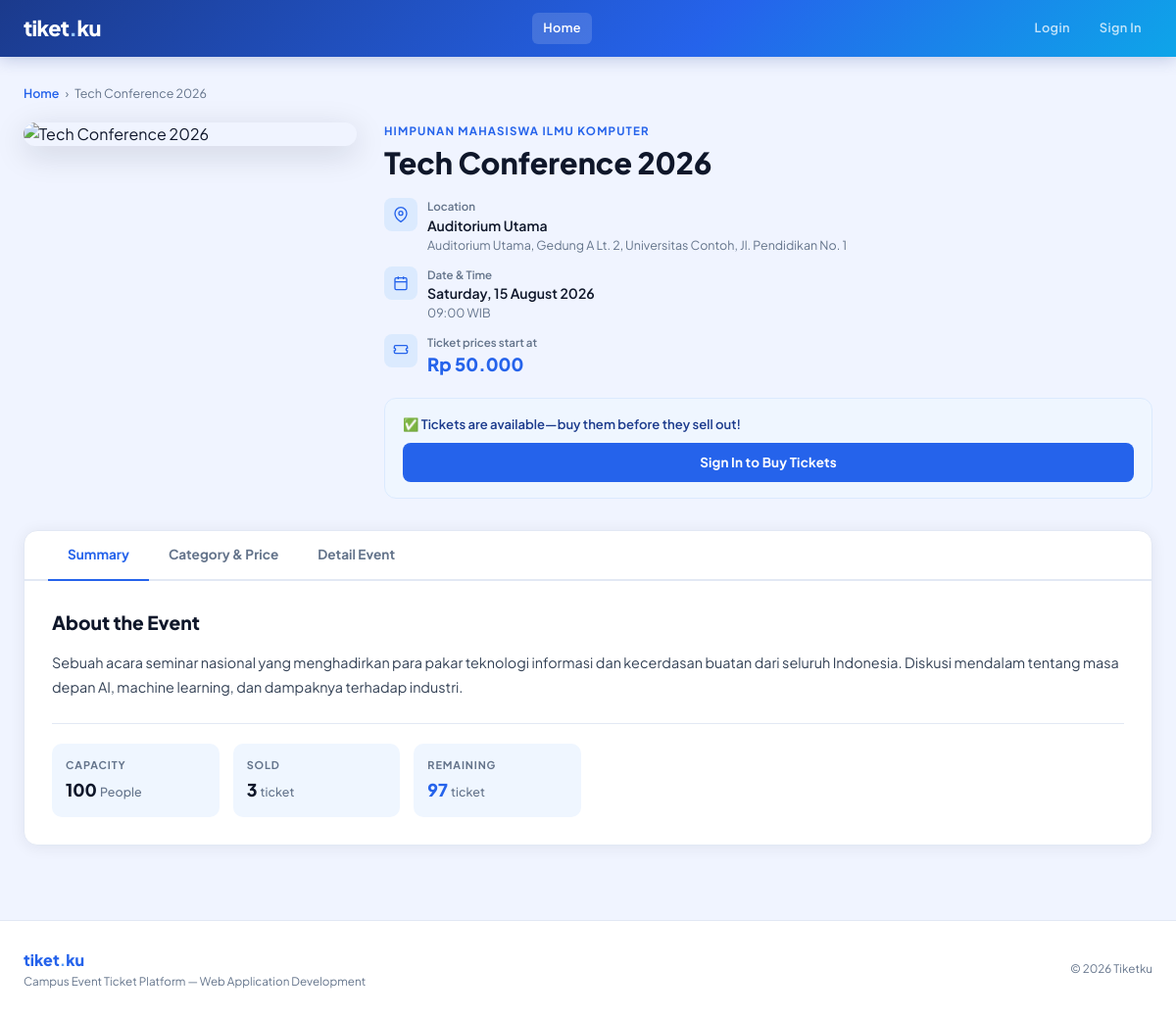
The page /public/index.php?controller=event&action=detail&id=1 on the database its author committed.
### tables this page shows
CREATE TABLE `events` (
  `id` int(11) NOT NULL,
  `name` varchar(150) NOT NULL,
  `event_date` datetime NOT NULL,
  `venue` varchar(200) DEFAULT NULL,
  `description` text DEFAULT NULL,
  `image_url` varchar(500) DEFAULT NULL,
  `location_detail` varchar(300) DEFAULT NULL,
  `capacity` int(11) DEFAULT 0,
  `price` decimal(10,2) DEFAULT NULL,
  `organizer_id` int(11) NOT NULL,
  `created_at` timestamp NOT NULL DEFAULT current_timestamp()
);

CREATE TABLE `organizers` (
  `id` int(11) NOT NULL,
  `name` varchar(100) NOT NULL,
  `contact_email` varchar(100) DEFAULT NULL
);

### controllers/EventController.php (called while the page is built, shortened)
<?php
require_once __DIR__ . '/../models/Event.php';
class EventController {
    private $event;
    public function __construct($db) {
        $this->event     = new Event($db);
    }
    public function detail() {
        $this->event->id = $_GET['id'];
        if (!$this->event->readOne()) {
            header("Location: /event_ticketing/public/index.php?controller=event&action=index");
            exit;
        }
        $event      = $this->event;
        require_once __DIR__ . '/../views/events/detail.php';
    }
}
?>

### models/Event.php (called while the page is built, shortened)
<?php
class Event {
    private $conn;
    private $table_name = "events";
    public $id;
    public function __construct($db) {
        $this->conn = $db;
    }
    public function readOne() {
        $query = "SELECT e.*, o.name as organizer_name
                  FROM " . $this->table_name . " e
                  LEFT JOIN organizers o ON e.organizer_id = o.id
                  WHERE e.id = ? LIMIT 0,1";
        $stmt = $this->conn->prepare($query);
        $stmt->bindParam(1, $this->id);
        $stmt->execute();
        $row = $stmt->fetch(PDO::FETCH_ASSOC);
        if ($row) {
            $this->name            = $row['name'];
            $this->event_date      = $row['event_date'];
            $this->venue           = $row['venue'];
            $this->description     = $row['description']     ?? '';
            $this->image_url       = $row['image_url']       ?? '';
            $this->location_detail = $row['location_detail'] ?? '';
            $this->capacity        = $row['capacity'];
            $this->price           = $row['price'];
            $this->organizer_name  = $row['organizer_name'];
            return true;
        }
        return false;
    }
    public function getConfirmedTicketsCount() {
        $query = "SELECT COALESCE(SUM(qty), 0) as count FROM tickets
                WHERE event_id = ? AND status IN ('confirmed', 'pending')";
        $stmt  = $this->conn->prepare($query);
        $stmt->bindParam(1, $this->id);
        $stmt->execute();
        $row = $stmt->fetch(PDO::FETCH_ASSOC);
        return $row['count'];
    }
}
?>

### views/events/detail.php (the view, shortened to what this page needs)
<?php ob_start();
$img = !empty($event->image_url) ? $event->image_url
     : 'https://images.unsplash.com/photo-1540575467063-178a50c2df87?w=900&q=80';
$tab = $_GET['tab'] ?? 'ringkasan';
?>
<div style="display:flex;align-items:center;gap:6px;margin-bottom:20px;font-size:0.78rem;color:var(--muted);">
    <a href="?controller=event&action=index" style="color:var(--blue-mid);text-decoration:none;font-weight:600;">Home</a>
    <span>›</span>
    <span><?= htmlspecialchars($event->name) ?></span>
</div>
<div style="display:flex;gap:28px;align-items:flex-start;flex-wrap:wrap;margin-bottom:32px;">
    <div style="flex:0 0 auto;width:340px;max-width:100%;">
        <div style="border-radius:14px;overflow:hidden;box-shadow:0 8px 32px rgba(15,23,42,0.15);">
            <img src="<?= htmlspecialchars($img) ?>"
                 alt="<?= htmlspecialchars($event->name) ?>"
                 style="width:100%;display:block;object-fit:cover;max-height:380px;"
                 onerror="this.src='https://images.unsplash.com/photo-1540575467063-178a50c2df87?w=600&q=70'">
        </div>
    </div>
    <div style="flex:1;min-width:260px;">
        <p style="font-size:0.72rem;font-weight:700;letter-spacing:0.1em;text-transform:uppercase;color:var(--blue-mid);margin-bottom:6px;"><?= htmlspecialchars($event->organizer_name ?? '') ?></p>
        <h1 style="font-size:1.9rem;font-weight:800;color:var(--ink);line-height:1.2;margin-bottom:18px;"><?= htmlspecialchars($event->name) ?></h1>
        <div style="display:flex;flex-direction:column;gap:12px;margin-bottom:20px;">
            <div style="display:flex;align-items:flex-start;gap:10px;">
                <div style="width:34px;height:34px;border-radius:8px;background:var(--blue-pale);display:flex;align-items:center;justify-content:center;flex-shrink:0;">
                    <svg width="16" height="16" viewBox="0 0 24 24" fill="none" stroke="var(--blue-mid)" stroke-width="2"><path d="M21 10c0 7-9 13-9 13s-9-6-9-13a9 9 0 0118 0z"/><circle cx="12" cy="10" r="3"/></svg>
                </div>
                <div>
                    <p style="font-size:0.72rem;color:var(--muted);font-weight:600;">Location</p>
                    <p style="font-size:0.88rem;color:var(--ink);font-weight:600;"><?= htmlspecialchars($event->venue) ?></p>
                    <?php if (!empty($event->location_detail)): ?>
                    <p style="font-size:0.78rem;color:var(--muted);"><?= htmlspecialchars($event->location_detail) ?></p>
                    <?php endif; ?>
                </div>
            </div>
            <div style="display:flex;align-items:flex-start;gap:10px;">
                <div style="width:34px;height:34px;border-radius:8px;background:var(--blue-pale);display:flex;align-items:center;justify-content:center;flex-shrink:0;">
                    <svg width="16" height="16" viewBox="0 0 24 24" fill="none" stroke="var(--blue-mid)" stroke-width="2"><rect x="3" y="4" width="18" height="18" rx="2"/><line x1="16" y1="2" x2="16" y2="6"/><line x1="8" y1="2" x2="8" y2="6"/><line x1="3" y1="10" x2="21" y2="10"/></svg>
                </div>
                <div>
                    <p style="font-size:0.72rem;color:var(--muted);font-weight:600;">Date & Time</p>
                    <p style="font-size:0.88rem;color:var(--ink);font-weight:600;"><?= date('l, d F Y', strtotime($event->event_date)) ?></p>
                    <p style="font-size:0.78rem;color:var(--muted);"><?= date('H:i', strtotime($event->event_date)) ?> WIB</p>
                </div>
            </div>
            <div style="display:flex;align-items:flex-start;gap:10px;">
                <div style="width:34px;height:34px;border-radius:8px;background:var(--blue-pale);display:flex;align-items:center;justify-content:center;flex-shrink:0;">
                    <svg width="16" height="16" viewBox="0 0 24 24" fill="none" stroke="var(--blue-mid)" stroke-width="2"><path d="M2 6a2 2 0 012-2h16a2 2 0 012 2v2a2 2 0 100 4v2a2 2 0 01-2 2H4a2 2 0 01-2-2v-2a2 2 0 100-4V6z"/></svg>
                </div>
                <div>
                    <p style="font-size:0.72rem;color:var(--muted);font-weight:600;">Ticket prices start at</p>
                    <p style="font-size:1.15rem;font-weight:800;color:var(--blue-mid);">Rp <?= number_format($event->price,0,',','.') ?></p>
                </div>
            </div>
        </div>
        <div style="background:var(--blue-xpale);border:1.5px solid var(--blue-pale);border-radius:12px;padding:16px 18px;">
            <?php
            $soldFromTickets = $event->getConfirmedTicketsCount();
            $totalSold  = $soldFromTickets;
            $remaining  = $event->capacity - $soldFromTickets;
            ?>
            <p style="font-size:0.82rem;color:var(--blue-deep);font-weight:600;margin-bottom:10px;">
                <?= $remaining > 0 ? "✅ Tickets are available—buy them before they sell out!" : "🚫 Tickets are sold out!" ?>
            </p>
            <?php if ($remaining <= 0): ?>
                <button disabled style="width:100%;padding:10px;background:#CBD5E1;color:#94A3B8;border:none;border-radius:8px;font-weight:700;font-size:0.9rem;cursor:not-allowed;">
                    🚫 Tickets are sold out
                </button>
            <?php elseif (isset($_SESSION['user_id'])): ?>
                <a href="?controller=ticket&action=create&event_id=<?= $event->id ?>" class="btn-primary" style="width:100%;justify-content:center;padding:10px;">
                    Buy tickets now
                </a>
            <?php else: ?>
                <a href="?controller=auth&action=login" class="btn-primary" style="width:100%;justify-content:center;padding:10px;">
                    Sign In to Buy Tickets
                </a>
            <?php endif; ?>
        </div>
    </div>
</div>
<div style="background:#fff;border-radius:14px;border:1px solid var(--border);overflow:hidden;box-shadow:var(--shadow-card);">
    <div style="padding:0 24px;border-bottom:2px solid var(--border);">
        <div style="display:flex;gap:0;">
            <?php foreach (['ringkasan'=>'Summary','kategori'=>'Category &amp; Price','detail'=>'Detail Event'] as $key => $label): ?>
            <button onclick="switchTab('<?= $key ?>')"
                id="tab-btn-<?= $key ?>"
                style="padding:14px 20px;font-size:0.85rem;font-weight:700;border:none;background:transparent;cursor:pointer;border-bottom:2.5px solid transparent;margin-bottom:-2px;color:var(--muted);transition:all 0.18s;white-space:nowrap;<?= $tab===$key?'color:var(--blue-mid);border-bottom-color:var(--blue-mid);':'' ?>">
                <?= $label ?>
            </button>
            <?php endforeach; ?>
        </div>
    </div>
    <div style="padding:28px;">
        <div id="panel-ringkasan" style="display:<?= $tab==='ringkasan'?'block':'none' ?>;">
            <h2 style="font-size:1.2rem;font-weight:800;color:var(--ink);margin-bottom:14px;">About the Event</h2>
            <?php if (!empty($event->description)): ?>
            <p style="color:var(--ink-soft);font-size:0.9rem;line-height:1.75;"><?= nl2br(htmlspecialchars($event->description)) ?></p>
            <?php else: ?>
            <p style="color:var(--muted);font-size:0.88rem;">Event description not yet available.</p>
            <?php endif; ?>
            <div style="display:grid;grid-template-columns:repeat(auto-fill,minmax(160px,1fr));gap:14px;margin-top:24px;padding-top:20px;border-top:1px solid var(--border);">
                <div style="background:var(--blue-xpale);border-radius:10px;padding:14px;">
                    <p style="font-size:0.68rem;font-weight:700;letter-spacing:0.08em;text-transform:uppercase;color:var(--muted);margin-bottom:4px;">Capacity</p>
                    <p style="font-size:1.1rem;font-weight:800;color:var(--ink);"><?= number_format($event->capacity) ?> <span style="font-size:0.78rem;font-weight:500;color:var(--muted);">People</span></p>
                </div>
                <div style="background:var(--blue-xpale);border-radius:10px;padding:14px;">
                    <p style="font-size:0.68rem;font-weight:700;letter-spacing:0.08em;text-transform:uppercase;color:var(--muted);margin-bottom:4px;">Sold</p>
                    <p style="font-size:1.1rem;font-weight:800;color:var(--ink);"><?= $totalSold ?> <span style="font-size:0.78rem;font-weight:500;color:var(--muted);">ticket</span></p>
                </div>
                <div style="background:var(--blue-xpale);border-radius:10px;padding:14px;">
                    <p style="font-size:0.68rem;font-weight:700;letter-spacing:0.08em;text-transform:uppercase;color:var(--muted);margin-bottom:4px;">Remaining</p>
                    <p style="font-size:1.1rem;font-weight:800;color:<?= $remaining>0?'var(--blue-mid)':'var(--danger)' ?>;"><?= $remaining ?> <span style="font-size:0.78rem;font-weight:500;color:var(--muted);">ticket</span></p>
                </div>
            </div>
        </div>
    </div>
</div>
<?php $content = ob_get_clean(); require_once __DIR__ . '/../layouts/main.php'; ?>

### views/layouts/main.php (style rules this page uses)
:root { --white: #FFFFFF; --bg: #F0F4FF; --bg-card: #FFFFFF; --border: #E2E8F4; --blue-deep: #1B3A8C; --blue-mid: #2563EB; --blue-soft: #3B82F6; --blue-light: #60A5FA; --blue-pale: #DBEAFE; --blue-xpale: #EFF6FF; --cyan: #0EA5E9; --ink: #0F172A; --ink-soft: #334155; --muted: #64748B; --muted-light: #94A3B8; --success: #10B981; --warning: #F59E0B; --danger: #EF4444; --grad-main: linear-gradient(135deg, #1B3A8C 0%, #2563EB 60%, #0EA5E9 100%); --grad-card: linear-gradient(135deg, #1e40af 0%, #3b82f6 100%); --shadow-blue: 0 4px 20px rgba(37,99,235,0.18); --shadow-card: 0 2px 16px rgba(15,23,42,0.07); }
*, *::before, *::after { box-sizing: border-box; margin: 0; padding: 0; }
html { height: 100%; }
body { font-family: 'Plus Jakarta Sans', sans-serif; background: var(--bg); color: var(--ink); min-height: 100vh; display: flex; flex-direction: column; }
.btn-primary { background: var(--blue-mid); color: #fff; padding: 0.55rem 1.3rem; border-radius: 8px; font-weight: 700; font-size: 0.84rem; border: none; cursor: pointer; text-decoration: none; display: inline-flex; align-items: center; gap: 6px; transition: all 0.18s; letter-spacing: 0.01em; }

### rows shown on the page
events: name "Tech Conference 2026", organizer.name "HIMPUNAN MAHASISWA ILMU KOMPUTER", venue "Auditorium Utama", location_detail "Auditorium Utama, Gedung A Lt. 2, Universitas Contoh, Jl. Pendidikan No. 1", event_date "Saturday, 15 August 2026", event_date "09:00", price "50.000", description "Sebuah acara seminar nasional yang menghadirkan para pakar teknologi informasi dan kecerdasan buatan dari seluruh Indonesia. Diskusi mendalam tentang masa depan AI, machine learning, dan dampaknya terhadap industri.", capacity "100"

### other values the page prints
$label "Summary"
$label "Category & Price"
$label "Detail Event"
$totalSold "3"
$remaining "97"
